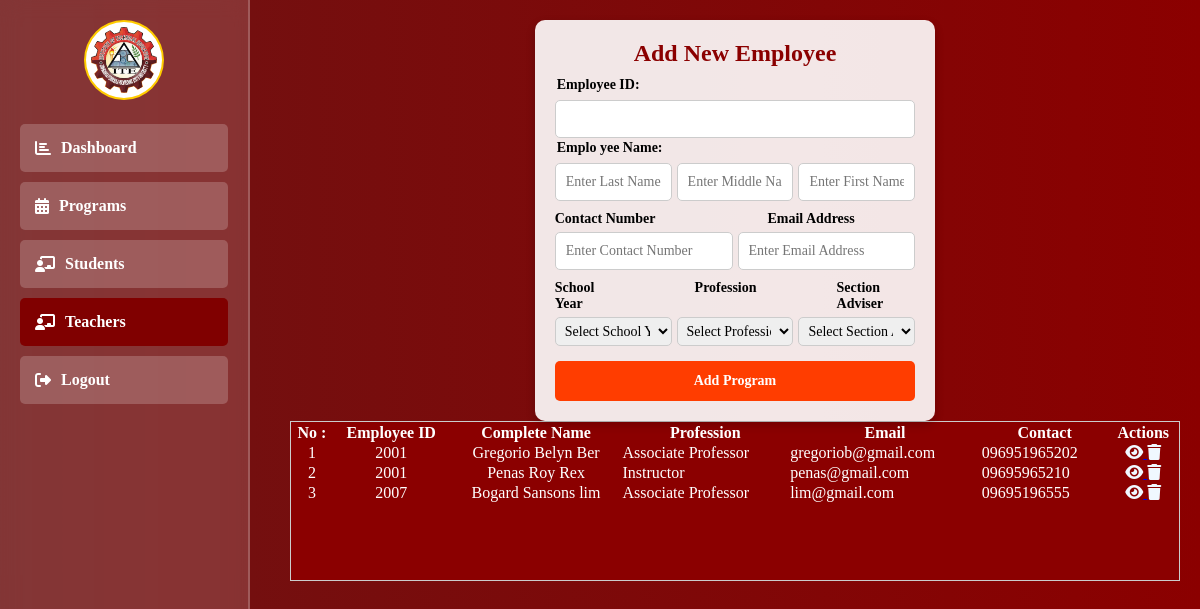
Page /admin/teachers.php (signed in) on the earlier database version.
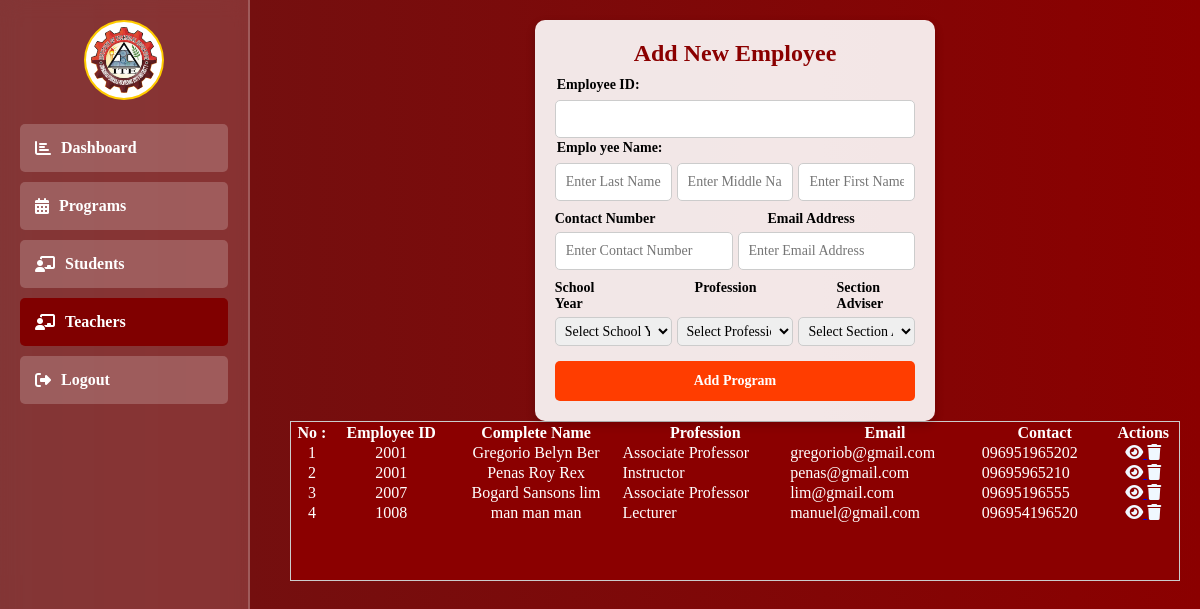
Same page on the later database version.
### tables this page shows
CREATE TABLE `teachers` (
  `id` int(11) NOT NULL,
  `teacher_code` varchar(255) NOT NULL,
  `fname` varchar(50) NOT NULL,
  `mname` varchar(50) NOT NULL,
  `lname` varchar(50) NOT NULL,
  `profile` varchar(100) NOT NULL,
  `profession` varchar(100) NOT NULL,
  `specialized` varchar(100) NOT NULL,
  `contact` varchar(50) NOT NULL,
  `email` varchar(100) NOT NULL,
  `section_id` int(11) NOT NULL,
  `school_year` varchar(20) NOT NULL,
  `verify` varchar(20) NOT NULL
);

### admin/admin_function.php (called while the page is built, shortened)
<?php
include "../db_connect.php";
function GetTeachers()
{
    global $pdo;
    try {
        $stmt = $pdo->prepare("SELECT * FROM teachers");
        $stmt->execute();
        return $stmt->fetchAll();
    } catch (PDOException $e) {
        return [];
    }
}

### admin/teachers.php (the view, shortened to what the changed rows need)
<?php
include "../db_connect.php";
include "./admin_function.php";
?>
<!DOCTYPE html>
<html lang="en">
<head>
    <link rel="stylesheet" href="https://cdnjs.cloudflare.com/ajax/libs/font-awesome/6.2.0/css/all.css">
</head>
<body>
    <div class="content">
        <div class="dashboard-container">
            <div class="card">
                <h2>Add New Employee</h2>
            </div>
        </div>
        <div class="card-table" id="tableNone"
            style="width: 100%; color: #ccc; border: 1px solid #ccc; height: 10rem; background-color: #8B0000; overflow-y: scroll;">
            <div class="tables-content" style=" background-color: #8B0000; display: flex; color: white;">
                <table class="table" style=" width: 100%; ">
                    <thead>
                        <tr>
                            <th>No :</th>
                            <th>Employee ID</th>
                            <th>Complete Name</th>
                            <th>Profession</th>
                            <th>Email</th>
                            <th>Contact</th>
                            <th>Actions</th>
                        </tr>
                    </thead>
                    <tbody>
                        <?php $get_teacher = GetTeachers(); ?>
                        <?php foreach ($get_teacher as $index => $teacher) { ?>
                            <tr>
                                <td style="text-align: center;"><?php echo $index + 1; ?></td>
                                <td style="text-align: center;"><?php echo $teacher['teacher_code']; ?></td>
                                <td style="text-align: center;">
                                    <?php echo $teacher['lname'] . ' ' . $teacher['fname'] . ' ' . $teacher['mname']; ?>
                                </td>
                                <td><?php echo $teacher['profession']; ?></td>
                                <td><?php echo $teacher['email']; ?></td>
                                <td><?php echo $teacher['contact']; ?></td>
                                <td>
                                    <div style="color: aliceblue; text-align:center;">
                                        <a
                                            href="students_view.php?teacher_id=<?php echo $teacher['id'] ?>&specialized=<?php echo $teacher['specialized'] ?>&profession=<?php echo $teacher['profession'] ?>&employee_id=<?php echo $teacher['teacher_code'] ?>&teacher_name=<?php echo $teacher['lname'] . ' ' . $teacher['fname'] . ' ' . $teacher['mname']; ?>">
                                            <i style="color: aliceblue;" class="fa fa-eye"></i>
                                        </a>
                                        <a class="delete-program" section="<?php echo $teacher['id']; ?>"><i
                                                class="fa fa-trash"></i></a>
                                    </div>
                                </td>
                            </tr>
                        <?php } ?>
                    </tbody>
                </table>
            </div>
        </div>
    </div>
</body>
</html>

Differences in the rows shown:
added teachers: teacher_code "1008", lname "man", fname "man", mname "man", profession "Lecturer", email "manuel@gmail.com", contact "096954196520"
